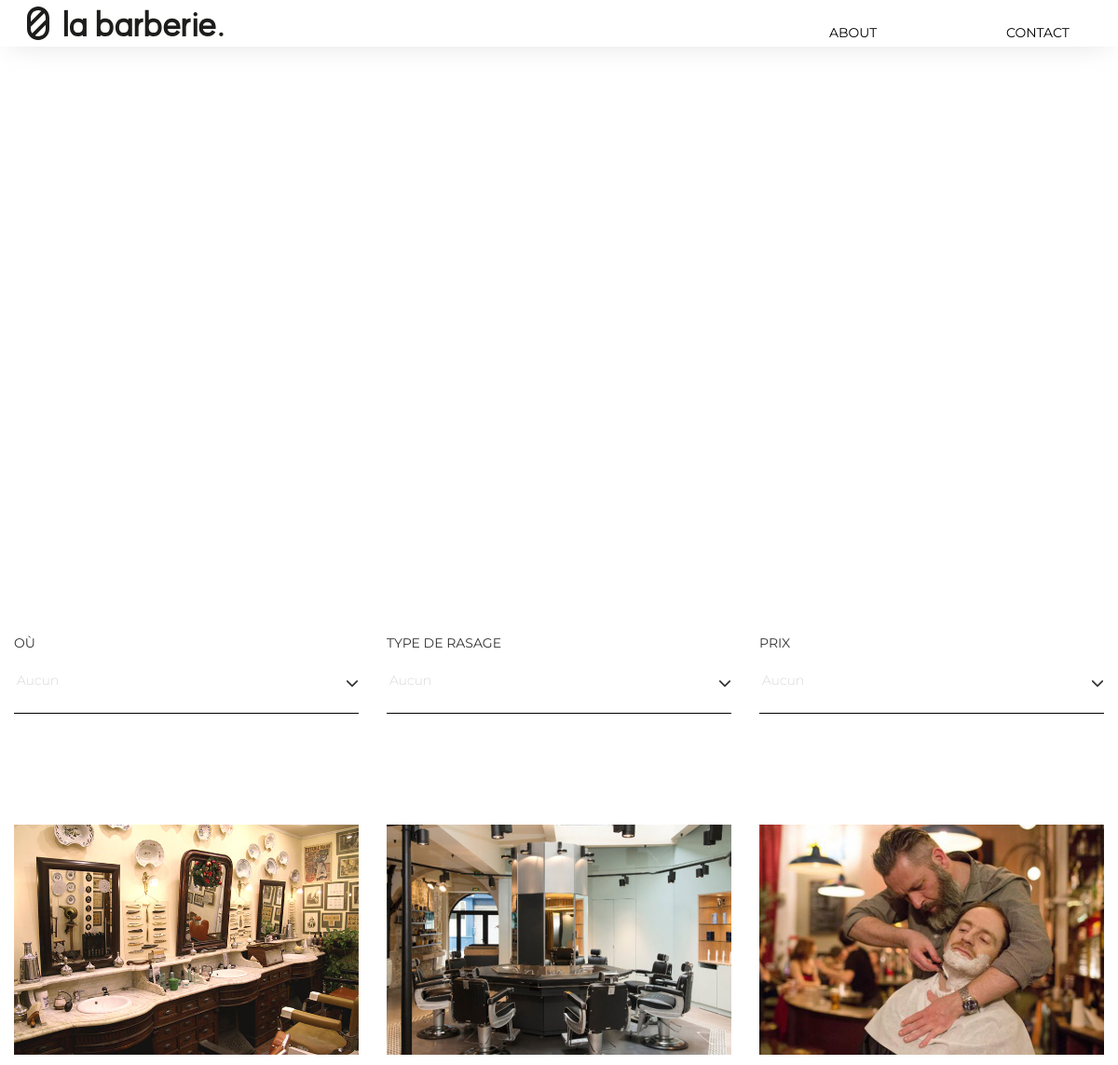
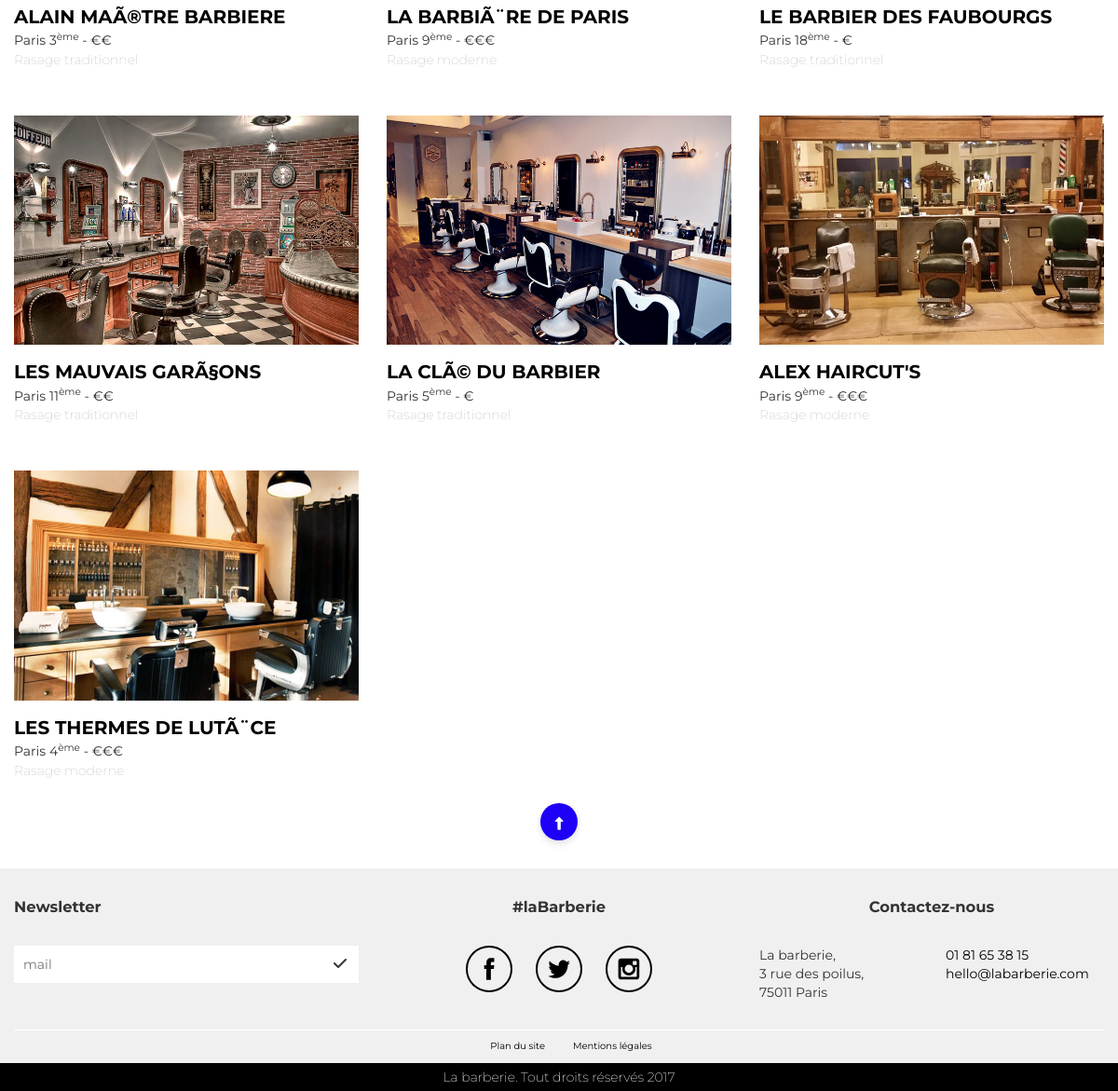
The page / on the database its author committed (2 pictures, top to bottom).
### tables this page shows
CREATE TABLE `barbier` (
  `id` smallint(3) UNSIGNED NOT NULL,
  `nom` varchar(255) NOT NULL,
  `arrondissement` tinyint(3) NOT NULL,
  `adresse` varchar(255) NOT NULL,
  `prix` tinyint(3) NOT NULL,
  `rasage` varchar(20) NOT NULL,
  `telephone` varchar(20) NOT NULL,
  `site_web` varchar(255) NOT NULL,
  `url_img` varchar(255) NOT NULL,
  `name_img` varchar(255) NOT NULL,
  `horraire` text NOT NULL,
  `mail` varchar(255) NOT NULL,
  `description` text NOT NULL,
  `lat_long` point NOT NULL
);

### backOffice/inc/function.php (called while the page is built, shortened)
<?php
function bdd_select($query, $params){
    require 'bdd.php';
    if($params){
        $req = $bdd->prepare($query);
        $req->execute($params);
    }else{
        $req = $bdd->query($query);
    }
    $data = $req->fetchAll();
    return $data;
}
function read_article(){
    $salon = bdd_select("SELECT * FROM barbier", []);
    if(!empty($salon)){
        return $salon;
    }else{
        return [];
    }
}
function euro($prix){
    $euro = '';
    for ($i = 0; $i < $prix; $i++){
        $euro .= "€";
    }
    return $euro;
}

### index.php (the view, shortened to what this page needs)
<?php
require_once"backOffice/inc/function.php";
$salonInfo = read_article();
include "inc/header.php";
?>
<div class="rel bg-video hp">
    <video class="cover-video" autoplay>
        <source src="asset/video/cover_index_1080.mp4" type="video/mp4">
        <source src="asset/video/cover_index_1080.mpg" type="video/mpg">
    </video>
    <div class="wrapper">
        <h1 class="title title-h1 text text-upp title-anim title-home">Trouvez <br>votre barbier <br>en un clic</h1>
    </div>
</div>
<div class="wrapper">
    <section class="container">
        <div class="row filters js-filter">
            <div class="col-sm-6 col-md-4 col-lg-4">
                <label for="arrondissement" class="text text-upp">Où</label><br>
                <select id="arr-filter" class="form-control select select-no-border text text-gray-base fw-200">
                    <option value="None">Aucun</option>
                </select>
                <hr>
            </div>
            <div class="col-sm-6 col-md-4 col-lg-4 rasage">
                <label for="arrondissement" class="text text-upp">Type de rasage</label><br>
                <select id="rasage-filter" class="form-control select select-no-border text text-gray-base fw-200">
                    <option value="None">Aucun</option>
                </select>
                <hr>
            </div>
            <div class="col-sm-6 col-md-4 col-lg-4">
                <label for="prix" class="text text-upp">Prix</label><br>
                <select id="prix-filter" class="form-control select select-no-border text text-gray-base fw-200">
                    <option value="None">Aucun</option>
                </select>
                <hr>
            </div>
        </div>
        <div class="row">
            <div class="col-md-12 col-sm-12 col-xs-12 display-filters">
                <ul>
                </ul>
            </div>
        </div>
        <div class="row">
            <?php foreach($salonInfo as $salon){
    if($salon['arrondissement'] > 1){
        $arrondissement = "Paris " . $salon['arrondissement'] . "<sup>ème</sup>";
    }else{
        $arrondissement = "Paris " . $salon['arrondissement'] . "<sup>er</sup>";
    }
            ?>
            <article class="col-sm-6 col-md-4 grid-thumbnail js-salon salon"
                     data-cible = "<?= $salon['id'] ?>"
                     data-arr= "<?= "paris" . $salon['arrondissement']; ?>"
                     data-prix= "<?= euro($salon['prix']); ?>"
                     data-rasage= "<?= $salon['rasage']; ?>" >
                <div class="img">
                    <img src="backOffice/<?= $salon['url_img']?>" alt="<?= $salon['name_img'] ?>" class="width100 thumbnail-img">
                </div>
                <div class="caption">
                    <h3 class="salonName title title-h3"><?= $salon['nom'] ?></h3>
                    <p class="arr"><?= $arrondissement . " - " . euro($salon['prix'])?></p>
                    <p class="text text-gray-base fw-200">Rasage <?= $salon['rasage']; ?></p>
                </div>
            </article>
            <?php }?>
        </div>
    </section>
    <a href="#top" class="btn-top">
        <i class="fa fa-long-arrow-up" aria-hidden="true"></i>
    </a>
</div>
<?php include "inc/footer.php"?>

### inc/header.php (shortened to what this page needs)
<!DOCTYPE html>
<html lang="en">
    <head>
        <link rel="stylesheet" href="style_FO/bootstrap.css">
        <link rel="stylesheet" href="style_FO/css/style.css">
    </head>
    <body onload="init()" class="fo">
        <header id="js-main-header">
            <a href="index.php">
                <img src="asset/img/logo/logoTxt.svg" alt="logo la barberie">
            </a>
            <nav class="js-nav">
                <ul class="text text-center">
                    <li>
                        <a href="about.php" class="effect-marley">
                            <div class="nav-block-anim"></div>
                            <div class="text">
                                <p>ABOUT</p>
                            </div>
                        </a>
                    </li>
                    <li>
                        <a href="contact.php" class="effect-marley">
                            <div class="nav-block-anim"></div>
                            <div class="text">
                                <p>CONTACT</p>
                            </div>
                        </a>
                    </li>
                </ul>
            </nav>
        </header>

### inc/footer.php (shortened to what this page needs)
<footer class="js-footer">
    <div class="container">
        <div class="row">
            <section class="col-sm-4 col-md-4">
                <h3>Newsletter</h3>
                <form action="" method="post" onsubmit="submitNl(); return false;">
                        <input type="email" placeholder="mail" name="nl" class="js-mail-nl"><button type="submit" class="submit js-submit-nl" name="submit">
                            <i class="fa fa-check" aria-hidden="true"></i>
                        </button>
                </form>
            </section>
            <section class="col-sm-4 col-md-4 text text-center">
                <h3>#laBarberie</h3>
                <ul class="social">
                    <li class="">
                        <a href="http://www.facebook.com" target="_blank">
                            <div class="circle">
                                <svg version="1.1" xmlns="http://www.w3.org/2000/svg" xmlns:xlink="http://www.w3.org/1999/xlink" x="0px" y="0px"
                                     viewBox="0 0 32 32" xml:space="preserve">
                                    <path d="M13.9,24.1h3.4V16h2.2l0.3-2.8h-2.5l0-1.4c0-0.7,0.1-1.1,1.1-1.1h1.4V7.9h-2.2c-2.7,0-3.6,1.4-3.6,3.6v1.7h-1.7V16h1.7
                                             C13.9,16,13.9,24.1,13.9,24.1z"/>
                                </svg>
                            </div>
                        </a>
                    </li>
                    <li class="">
                        <a href="http://www.twitter.com" target="_blank">
                            <div class="circle">
                            </div>
                        </a>
                    </li>
                    <li class="">
                        <a href="http://www.instagram.com" target="_blank">
                            <div class="circle">
                            </div>
                        </a>
                    </li>
                </ul>
            </section>
            <section class="col-sm-4 col-md-4 text text-center">
                <h3>Contactez-nous</h3>
                <div class="row text text-left">
                    <p class="col-md-6">
                        La barberie, <br>
                        3 rue des poilus,<br>
                        75011 Paris
                    </p>
                    <p class="col-md-6"><a href="tel:+33181653815">01 81 65 38 15</a><br>
                        <a href="mailto:nickie.roudez@gmail.com?Subject=Hello%20contact">hello@labarberie.com</a></p>
                </div>
            </section>
        </div>
        <div class="row footer-infos">
            <a href="plan.php" class="col-md-6 text text-center"><span>Plan du site</span></a>
            <a href="mention-legale.php" class="col-md-6 text text-center"><span>Mentions légales</span></a>
        </div>
    </div>
</footer>
<div class="copyright">
    <p class="text text-center fw-200">La barberie. Tout droits réservés 2017</p>
</div>
</body>
</html>

### rows shown on the page
barbier: url_img (picture), nom "ALAIN MAÃ®TRE BARBIERE", arrondissement "3", prix "€€", rasage "traditionnel"
barbier: url_img (picture), nom "LA BARBIÃ¨RE DE PARIS", arrondissement "9", prix "€€€", rasage "moderne"
barbier: url_img (picture), nom "LE BARBIER DES FAUBOURGS", arrondissement "18", prix "€", rasage "traditionnel"
barbier: url_img (picture), nom "LES MAUVAIS GARÃ§ONS", arrondissement "11", prix "€€", rasage "traditionnel"
barbier: url_img (picture), nom "LA CLÃ© DU BARBIER", arrondissement "5", prix "€", rasage "traditionnel"
barbier: url_img (picture), nom "ALEX HAIRCUT'S", arrondissement "9", prix "€€€", rasage "moderne"
barbier: url_img (picture), nom "LES THERMES DE LUTÃ¨CE", arrondissement "4", prix "€€€", rasage "moderne"
